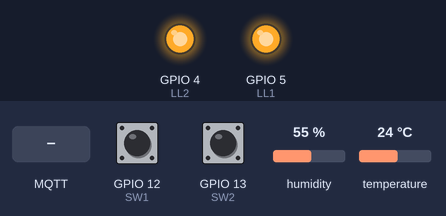
Bench run of a sketch on a simulated ESP8266 (NodeMCU). Parts: output pins drawn as LEDs (lit = HIGH). Inputs (shaded band) come from the test bench; at power-on: GPIO 12 (SW1) HIGH, GPIO 13 (SW2) HIGH, humidity 55 %, temperature 24 °C. WiFi joins after 1.5 s; servers stay silent unless stated; no MQTT or app messages arrive unless stated; what the sketch prints to the serial monitor is not drawn.

Above: at 2.7 s.
2.8 s: MQTT message "1" arrives on the first subscribed topic
At 3.7 s:
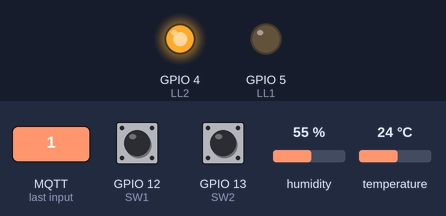
4.3 s: MQTT message "0" arrives on the first subscribed topic
At 4.9 s:
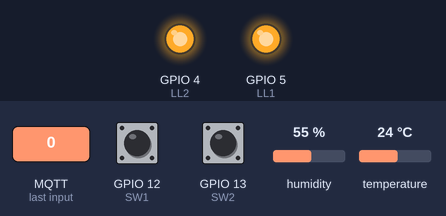
5.8 s: MQTT message "4" arrives on the first subscribed topic
At 7.0 s:
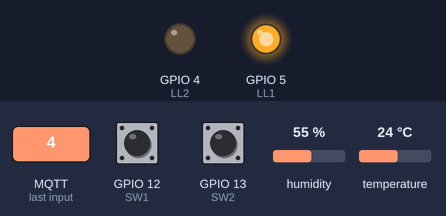
7.3 s: GPIO 12 (SW1) pulled LOW for 0.15 s
At 7.9 s:
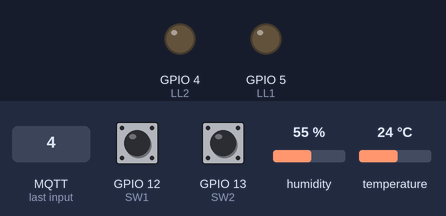
8.9 s: GPIO 12 (SW1) pulled LOW for 1 s
At 10.4 s:
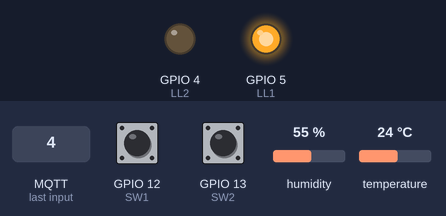
Timing chart, 0 to 11.9 s (numbered marks = the images above; inputs shaded):
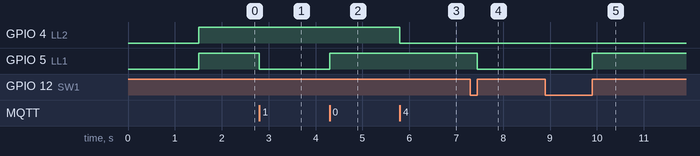

The sketch:

SmartHome_2pin.ino
```cpp
/*
 * SmartHome 프로젝트
 * 2구 스위치 버전
 * 거실방
 */
#include <ESP8266WiFi.h>
#include <PubSubClient.h>
#include <DHT11.h>
//-----Publish 토픽1
#define __Pub_TOPIC1__ "/Room/Main/RE1"
//-----Publish 토픽2
#define __Pub_TOPIC2__ "/Room/Main/RE2"

//-----Publish 토픽 DHT11 온도
#define __Pub_DHT11_TM_TOPIC2__ "/Room/Main/TM"
//-----Publish 토픽 DHT11 습도
#define __Pub_DHT11_HU_TOPIC2__ "/Room/Main/HU"

//-----Subscribe 토픽
#define __Sub_TOPIC__ "/Room/Main"

//-----모듈 넘버
#define __Client_Name__ "ESP_Room_Main"

const char* ssid = "";
const char* password = "";
const char* mqtt_server = "";


//-----핀아웃 설정
int SW1 = 12;
int SW2 = 13;
int LL1 = 5;
int LL2 = 4;
int DHT = 2;
int GAS = 14;
////////////////
//-----릴레이 설정
int Togle1 = 0;
int Togle2 = 0;
////////////////
//-----DHT11 설정
DHT11 dht11(DHT);
long long Timer_DHT11 = 0;
////////////////
//-----WIFI, MQTT 설정
WiFiClient espClient;
PubSubClient client(espClient);
long lastMsg = 0;
char msg[50];
int value = 0;
////////////////

void setup_wifi() {
  delay(10);
  Serial.println();
  Serial.print("Connecting to ");
  Serial.println(ssid);

  WiFi.begin(ssid, password);

  while (WiFi.status() != WL_CONNECTED) {
    delay(500);
    Serial.print(".");
  }

  Serial.println("");
  Serial.println("WiFi connected");
  Serial.println("IP address: ");
  Serial.println(WiFi.localIP());
}

void callback(char* topic, byte* payload, unsigned int length) { //정보 도착하면 실행
  Serial.print("Topic:\"");
  Serial.print(topic);
  Serial.print("\" -->");
  for (int i = 0; i < length; i++) {
    Serial.print((char)payload[i]);
  }
  Serial.println();
  /* if문 시작 */
  if ((char)payload[0] == '1') {
    digitalWrite(LL1, LOW);
    Togle1 = 0;
  }
  if ((char)payload[0] == '0') {
    digitalWrite(LL1, HIGH);
    Togle1 = 1;
  }
  if ((char)payload[0] == '4') {
    digitalWrite(LL2, LOW);
    Togle2 = 0;
  }
  if ((char)payload[0] == '3') {
    digitalWrite(LL2, HIGH);
    Togle2 = 1;
  }
}

void reconnect() { //연결 끊기면 다시 연결
  // Loop until we're reconnected
  while (!client.connected()) {
    Serial.print("Attempting MQTT connection..."); //연결중
    // Attempt to connect
    if (client.connect(__Client_Name__)) {
      Serial.println("연결됨"); //

      //client.publish("test", "hello world");

      /* Subscribe할 토픽이름 */
      client.subscribe(__Sub_TOPIC__);

    } else { //연결 실패시
      Serial.print("failed, rc=");
      Serial.print(client.state());
      Serial.println(" try again in 5 seconds");
      // Wait 5 seconds before retrying
      delay(5000);
    }
  }
}


/*
 * 16 1번 스위치
 * 05 2번 스위치
 * 04 1번 릴레이
 * 00 2번 릴레이
 * A0 DHT11
 * 14 가스감지
 */
void setup() {
  Serial.begin(115200);
  setup_wifi();
  client.setServer(mqtt_server, 1883);
  client.setCallback(callback);
  pinMode(SW1, INPUT);
  pinMode(SW2, INPUT);
  pinMode(DHT, INPUT);
  pinMode(GAS, INPUT);
  pinMode(LL1, OUTPUT);
  pinMode(LL2, OUTPUT);
  digitalWrite(LL1, HIGH);
  digitalWrite(LL2, HIGH);
}

int togle_SW1 = 0;
int togle_SW2 = 0;

void loop() {
  if (!client.connected()) {
    reconnect();
  }
  /*if (!digitalRead(SW1)) {
    Togle1 = !Togle1;
    digitalWrite(LL1, Togle1);
    snprintf (msg, 75, "%d", !Togle1);
    client.publish(__Pub_TOPIC1__, msg);
    delay(200);
  }*/
  if (!digitalRead(SW1)) togle_SW1 = 1;
  if (digitalRead(SW1) && togle_SW1) {
    togle_SW1=0;
    Togle1 = !Togle1;
    digitalWrite(LL1, Togle1);
    snprintf (msg, 75, "%d", !Togle1);
    client.publish(__Pub_TOPIC1__, msg);
  }

  /*if (!digitalRead(SW2)) {
    Togle2 = !Togle2;
    digitalWrite(LL2, Togle2);
    snprintf (msg, 75, "%d", !Togle2 + 3);
    client.publish(__Pub_TOPIC2__, msg);
    delay(200);
  }*/
  if (!digitalRead(SW2)) togle_SW2 = 1;
  if (digitalRead(SW2) && togle_SW2) {
    togle_SW2 = 0;
    Togle2 = !Togle2;
    digitalWrite(LL2, Togle2);
    snprintf (msg, 75, "%d", !Togle2 + 3);
    client.publish(__Pub_TOPIC2__, msg);
  }

  if (Timer_DHT11 < millis()) {
    int err;
    float temp, humi;
    if ((err = dht11.read(humi, temp)) == 0) {
      //Serial.println("asdf");//asdfasdf
      snprintf (msg, 75, "%d", (int)temp);
      client.publish(__Pub_DHT11_TM_TOPIC2__, msg);
      snprintf (msg, 75, "%d", (int)humi);
      client.publish(__Pub_DHT11_HU_TOPIC2__, msg);
    }
    Timer_DHT11 = millis() + 10000; //10초에 한번씩
  }
  client.loop();
}
```

Measured:
- after the input at 2.8 s, GPIO 5 (LL1): HIGH → LOW at once
- after the input at 4.3 s, GPIO 5 (LL1): LOW → HIGH at once
- after the input at 5.8 s, GPIO 4 (LL2): HIGH → LOW at once
- after the input at 7.3 s, GPIO 5 (LL1): HIGH → LOW after 0.15 s
- after the input at 8.9 s, GPIO 5 (LL1): LOW → HIGH after 1.0 s
